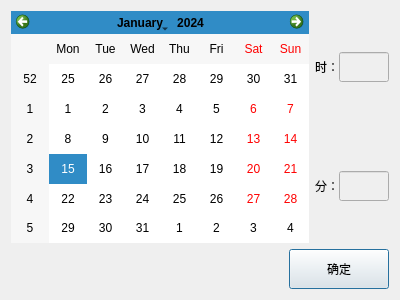
<?xml version="1.0" encoding="UTF-8"?>
<ui version="4.0">
 <class>DateTimeDialog</class>
 <widget class="QDialog" name="DateTimeDialog">
  <property name="geometry">
   <rect>
    <x>0</x>
    <y>0</y>
    <width>400</width>
    <height>300</height>
   </rect>
  </property>
  <layout class="QGridLayout" name="gridLayout">
   <item row="0" column="0" rowspan="2">
    <widget class="QCalendarWidget" name="calendarWidget">
     <property name="sizePolicy">
      <sizepolicy hsizetype="Preferred" vsizetype="Preferred">
       <horstretch>0</horstretch>
       <verstretch>0</verstretch>
      </sizepolicy>
     </property>
     <property name="styleSheet">
      <string notr="true">color: rgb(0, 0, 0);</string>
     </property>
    </widget>
   </item>
   <item row="0" column="1">
    <widget class="QWidget" name="widget_h" native="true">
     <property name="sizePolicy">
      <sizepolicy hsizetype="Fixed" vsizetype="Preferred">
       <horstretch>0</horstretch>
       <verstretch>0</verstretch>
      </sizepolicy>
     </property>
     <layout class="QVBoxLayout" name="verticalLayout_2">
      <property name="spacing">
       <number>0</number>
      </property>
      <property name="leftMargin">
       <number>0</number>
      </property>
      <property name="topMargin">
       <number>0</number>
      </property>
      <property name="rightMargin">
       <number>0</number>
      </property>
      <property name="bottomMargin">
       <number>0</number>
      </property>
      <item>
       <widget class="QToolButton" name="hAdd">
        <property name="sizePolicy">
         <sizepolicy hsizetype="Preferred" vsizetype="Preferred">
          <horstretch>0</horstretch>
          <verstretch>0</verstretch>
         </sizepolicy>
        </property>
        <property name="minimumSize">
         <size>
          <width>30</width>
          <height>30</height>
         </size>
        </property>
        <property name="text">
         <string/>
        </property>
        <property name="icon">
         <iconset resource="../ImgSrc.qrc">
          <normaloff>:/img/misc/add.png</normaloff>:/img/misc/add.png</iconset>
        </property>
        <property name="iconSize">
         <size>
          <width>40</width>
          <height>40</height>
         </size>
        </property>
        <property name="autoRaise">
         <bool>true</bool>
        </property>
       </widget>
      </item>
      <item>
       <widget class="QWidget" name="widget" native="true">
        <layout class="QHBoxLayout" name="horizontalLayout">
         <property name="spacing">
          <number>0</number>
         </property>
         <property name="leftMargin">
          <number>0</number>
         </property>
         <property name="topMargin">
          <number>0</number>
         </property>
         <property name="rightMargin">
          <number>0</number>
         </property>
         <property name="bottomMargin">
          <number>0</number>
         </property>
         <item>
          <widget class="QLabel" name="label">
           <property name="sizePolicy">
            <sizepolicy hsizetype="Fixed" vsizetype="Preferred">
             <horstretch>0</horstretch>
             <verstretch>0</verstretch>
            </sizepolicy>
           </property>
           <property name="text">
            <string>时：</string>
           </property>
          </widget>
         </item>
         <item>
          <widget class="QLineEdit" name="hour">
           <property name="enabled">
            <bool>false</bool>
           </property>
           <property name="minimumSize">
            <size>
             <width>0</width>
             <height>30</height>
            </size>
           </property>
           <property name="maximumSize">
            <size>
             <width>50</width>
             <height>16777215</height>
            </size>
           </property>
           <property name="text">
            <string/>
           </property>
          </widget>
         </item>
        </layout>
       </widget>
      </item>
      <item>
       <widget class="QToolButton" name="hSubtract">
        <property name="sizePolicy">
         <sizepolicy hsizetype="Preferred" vsizetype="Preferred">
          <horstretch>0</horstretch>
          <verstretch>0</verstretch>
         </sizepolicy>
        </property>
        <property name="minimumSize">
         <size>
          <width>30</width>
          <height>30</height>
         </size>
        </property>
        <property name="text">
         <string/>
        </property>
        <property name="icon">
         <iconset resource="../ImgSrc.qrc">
          <normaloff>:/img/misc/subtract.png</normaloff>:/img/misc/subtract.png</iconset>
        </property>
        <property name="iconSize">
         <size>
          <width>40</width>
          <height>40</height>
         </size>
        </property>
        <property name="autoRaise">
         <bool>true</bool>
        </property>
       </widget>
      </item>
     </layout>
    </widget>
   </item>
   <item row="1" column="1">
    <widget class="QWidget" name="widget_m" native="true">
     <property name="sizePolicy">
      <sizepolicy hsizetype="Fixed" vsizetype="Preferred">
       <horstretch>0</horstretch>
       <verstretch>0</verstretch>
      </sizepolicy>
     </property>
     <layout class="QVBoxLayout" name="verticalLayout">
      <property name="spacing">
       <number>0</number>
      </property>
      <property name="leftMargin">
       <number>0</number>
      </property>
      <property name="topMargin">
       <number>0</number>
      </property>
      <property name="rightMargin">
       <number>0</number>
      </property>
      <property name="bottomMargin">
       <number>0</number>
      </property>
      <item>
       <widget class="QToolButton" name="mAdd">
        <property name="sizePolicy">
         <sizepolicy hsizetype="Preferred" vsizetype="Preferred">
          <horstretch>0</horstretch>
          <verstretch>0</verstretch>
         </sizepolicy>
        </property>
        <property name="minimumSize">
         <size>
          <width>30</width>
          <height>30</height>
         </size>
        </property>
        <property name="icon">
         <iconset resource="../ImgSrc.qrc">
          <normaloff>:/img/misc/add.png</normaloff>:/img/misc/add.png</iconset>
        </property>
        <property name="iconSize">
         <size>
          <width>40</width>
          <height>40</height>
         </size>
        </property>
        <property name="autoRaise">
         <bool>true</bool>
        </property>
       </widget>
      </item>
      <item>
       <widget class="QWidget" name="widget_2" native="true">
        <layout class="QHBoxLayout" name="horizontalLayout_3">
         <property name="spacing">
          <number>0</number>
         </property>
         <property name="leftMargin">
          <number>0</number>
         </property>
         <property name="topMargin">
          <number>0</number>
         </property>
         <property name="rightMargin">
          <number>0</number>
         </property>
         <property name="bottomMargin">
          <number>0</number>
         </property>
         <item>
          <widget class="QLabel" name="label_2">
           <property name="sizePolicy">
            <sizepolicy hsizetype="Fixed" vsizetype="Preferred">
             <horstretch>0</horstretch>
             <verstretch>0</verstretch>
            </sizepolicy>
           </property>
           <property name="text">
            <string>分：</string>
           </property>
          </widget>
         </item>
         <item>
          <widget class="QLineEdit" name="minute">
           <property name="enabled">
            <bool>false</bool>
           </property>
           <property name="minimumSize">
            <size>
             <width>0</width>
             <height>30</height>
            </size>
           </property>
           <property name="maximumSize">
            <size>
             <width>50</width>
             <height>16777215</height>
            </size>
           </property>
           <property name="text">
            <string/>
           </property>
          </widget>
         </item>
        </layout>
       </widget>
      </item>
      <item>
       <widget class="QToolButton" name="mSubtract">
        <property name="sizePolicy">
         <sizepolicy hsizetype="Preferred" vsizetype="Preferred">
          <horstretch>0</horstretch>
          <verstretch>0</verstretch>
         </sizepolicy>
        </property>
        <property name="minimumSize">
         <size>
          <width>30</width>
          <height>30</height>
         </size>
        </property>
        <property name="icon">
         <iconset resource="../ImgSrc.qrc">
          <normaloff>:/img/misc/subtract.png</normaloff>:/img/misc/subtract.png</iconset>
        </property>
        <property name="iconSize">
         <size>
          <width>40</width>
          <height>40</height>
         </size>
        </property>
        <property name="autoRaise">
         <bool>true</bool>
        </property>
       </widget>
      </item>
     </layout>
    </widget>
   </item>
   <item row="2" column="0" colspan="2">
    <widget class="QWidget" name="widget_3" native="true">
     <layout class="QHBoxLayout" name="horizontalLayout_2">
      <property name="leftMargin">
       <number>0</number>
      </property>
      <property name="topMargin">
       <number>0</number>
      </property>
      <property name="rightMargin">
       <number>0</number>
      </property>
      <property name="bottomMargin">
       <number>0</number>
      </property>
      <item>
       <spacer name="horizontalSpacer">
        <property name="orientation">
         <enum>Qt::Horizontal</enum>
        </property>
        <property name="sizeHint" stdset="0">
         <size>
          <width>40</width>
          <height>20</height>
         </size>
        </property>
       </spacer>
      </item>
      <item>
       <widget class="QPushButton" name="ok">
        <property name="sizePolicy">
         <sizepolicy hsizetype="Fixed" vsizetype="Fixed">
          <horstretch>0</horstretch>
          <verstretch>0</verstretch>
         </sizepolicy>
        </property>
        <property name="minimumSize">
         <size>
          <width>100</width>
          <height>40</height>
         </size>
        </property>
        <property name="text">
         <string>确定</string>
        </property>
       </widget>
      </item>
     </layout>
    </widget>
   </item>
  </layout>
 </widget>
 <resources>
  <include location="../ImgSrc.qrc"/>
 </resources>
 <connections>
  <connection>
   <sender>ok</sender>
   <signal>clicked()</signal>
   <receiver>DateTimeDialog</receiver>
   <slot>accept()</slot>
   <hints>
    <hint type="sourcelabel">
     <x>100</x>
     <y>267</y>
    </hint>
    <hint type="destinationlabel">
     <x>174</x>
     <y>148</y>
    </hint>
   </hints>
  </connection>
 </connections>
</ui>
